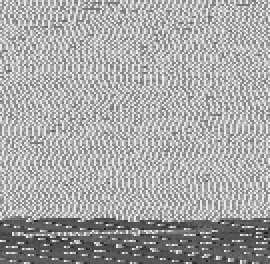
//> input picture Hw2/Chapter2_1.pgm, 135 x 132 px (shown 2 times larger)
$ ./image_rotate   (built with g++ and OpenCV 4)
//> lines starting //> are read from the running program, lines starting //| are printed output that depends on the picture
#include<opencv2/core/core.hpp>
#include<opencv2/imgproc/imgproc.hpp>
#include<opencv2/highgui/highgui.hpp>
#include<iostream>
#include<math.h>
#include<fstream>
#include<string>

using namespace cv;

#define SCALE 1   //缩放比例

// [6 lines of commented-out code are left out]

Mat imgRotate(Mat srcMat,int angle,int interpolation)
{
	double pi_angle = abs(angle * CV_PI / 180);//cos sin 函数需要用弧度值
	double w = 0., h = 0., w_r = 0., h_r = 0.;

	h = srcMat.rows;
	w = srcMat.cols;
	w_r = w*cos(pi_angle) + h*sin(pi_angle);//输出图像的宽
	h_r = h*cos(pi_angle) + w*sin(pi_angle);//输出图像的高

	Mat tempImg(h_r, w_r, srcMat.type(), Scalar(0));
	int roi_x = w_r / 2 - srcMat.cols / 2;//roi左上角的x坐标
	int roi_y = h_r / 2 - srcMat.rows / 2;//roi左上角的y坐标
	Rect roiRect(roi_x, roi_y, srcMat.cols, srcMat.rows);//roi矩形
	Mat tempImgRoi(tempImg, roiRect);//tempImg的中间部分，与原Mat关联，并不会创建一个新Mat
	srcMat.copyTo(tempImgRoi);//将原图复制到tempImg的中心

	Point2f center(w_r / 2, h_r / 2);//旋转中心
	Mat trans = getRotationMatrix2D(center, angle, SCALE);//计算旋转的仿射变换矩阵

	std::cout << "变换矩阵：" << std::endl;
	std::cout << trans.at<double>(0, 0) << ","
                << trans.at<double>(0, 1) << ","
                << trans.at<double>(0, 2) << ","
                << std::endl;
	std::cout << trans.at<double>(1, 0) << ","
                << trans.at<double>(1, 1) << ","
                << trans.at<double>(1, 2) << ","
                << std::endl;

    Mat dstMat;//旋转后的图像
	warpAffine(tempImg, dstMat, trans, Size(w_r, h_r), interpolation);//仿射变换

	return dstMat;

}

Mat imgRotateBack(Mat origin ,Mat src, int angle, int interpolation)
{
	double w = 0., h = 0.;

	h = src.rows;
	w = src.cols;

	Point2f center(w / 2, h / 2);//旋转中心
	Mat trans = getRotationMatrix2D(center, angle, SCALE);//计算旋转的仿射变换矩阵

	std::cout << "变换矩阵：" << std::endl;
	std::cout << trans.at<double>(0, 0) << ","
                << trans.at<double>(0, 1) << ","
                << trans.at<double>(0, 2) << ","
                << std::endl;
	std::cout << trans.at<double>(1, 0) << ","
                << trans.at<double>(1, 1) << ","
                << trans.at<double>(1, 2) << ","
                << std::endl;

    Mat dst_2;//旋转后的图像
	warpAffine(src, dst_2, trans, Size(w, h), interpolation);//仿射变换

	int roi_x = w / 2 - origin.cols / 2;//roi左上角的x坐标
	int roi_y = h / 2 - origin.rows / 2;//roi左上角的y坐标
	Rect roiRect(roi_x, roi_y, origin.cols, origin.rows);//roi矩形
	Mat tempImgRoi(dst_2, roiRect);//dst_2的中间部分
	std::cout << "rotate back img_columns: " << tempImgRoi.cols << std::endl;
	std::cout << "rotate back img_rows: " << tempImgRoi.rows << std::endl;
	return tempImgRoi;
}

void saveTxt(Mat &image, std::string path, std::string txt_name)
{//存成txt文件
	std::ofstream writer;
	writer.open(path + txt_name + ".txt");

	Mat input_image = image.clone();//复制实参到临时变量
	int n_r = input_image.rows;
	//列数*通道数等于每一行元素的个数
	int n_c = input_image.cols * input_image.channels();
	for (int j = 0; j<n_r; j++)
	{
		uchar* data = input_image.ptr<uchar>(j);
		for (int i = 0; i<n_c; i++)
		{
			if (writer.is_open())
			{
				writer << (int)data[i] << ","; //程序中处理的数据
				//writer.close();
			}
			else
			{
				std::cout << "不能打开文件!" << std::endl;
			}
			//std::cout << (int)data[i] << ",";
		}
		if (writer.is_open())
		{
			writer << std::endl; //message是程序中处理的数据
			//writer.close();
		}
		else
		{
			std::cout << "不能打开文件!" << std::endl;
		}
		//std::cout << std::endl;
	}
	writer.close();
    std::cout<< "img_txt saved." << std::endl;
}

int main()
{
    std::string path = "/home/su/code/DIP/Hw2/";
    std::string savePath = "opt/";
    Mat origin = imread(path+"Chapter2_1.pgm", 0);
//> origin is the input picture: 132 rows x 135 cols, CV_8UC1; min 31, max 239, mean 167.3

    for(int interpolation = 0; interpolation < 5; interpolation++)
    {
        std::string txt_src = "Chapter2_1_interpolation_" + std::to_string(interpolation);
        std::string txt_rotateBack = "img_rotate_interpolation_" + std::to_string(interpolation);

        std::cout << "src_img columns: " << origin.cols << std::endl;
        std::cout << "src_img rows: " << origin.rows << std::endl;

        saveTxt(origin, path+savePath , txt_src);

        //旋转角度(正值表示逆时针旋转)
        int angle_1 = -15;
        int angle_2 = 15;

        Mat rotatedImg = imgRotate(origin,angle_1,interpolation);
        Mat rotateBack = imgRotateBack(origin, rotatedImg, angle_2, interpolation);

        saveTxt(rotateBack, path+savePath , txt_rotateBack);

        // imshow("src", origin);
        // imshow("rotated", rotatedImg);
        // imshow("rotateBack", rotateBack);

        // 保存图像
        imwrite(path + savePath + "rotated_"+std::to_string(interpolation)+".jpg", rotatedImg);
        imwrite(path + savePath + "rotatedBack_"+std::to_string(interpolation)+".jpg", rotateBack);
    }
//> this loop made 5 passes
//> pass 1, in imgRotate, `warpAffine(tempImg, dstMat, trans, Size(w_r, h_r), interpolation);`:
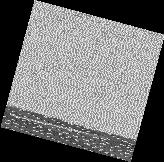
//> dstMat: 162 rows x 164 cols, CV_8UC1; min 0, max 239, mean 112.2
//> pass 1, in imgRotateBack, `warpAffine(src, dst_2, trans, Size(w, h), interpolation);`:
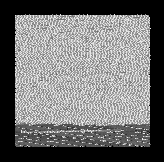
//> dst_2: 162 rows x 164 cols, CV_8UC1; min 0, max 239, mean 112.2
//> pass 1, in imgRotateBack, `Mat tempImgRoi(dst_2, roiRect);`:
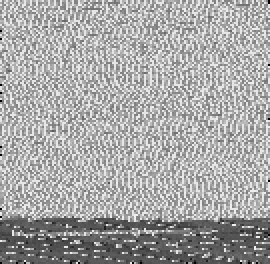
//> tempImgRoi: 132 rows x 135 cols, CV_8UC1 (shown 2 times larger); min 0, max 239, mean 167.1
//> pass 2, in imgRotate (call 2), `warpAffine(tempImg, dstMat, trans, Size(w_r, h_r), interpolation);`:
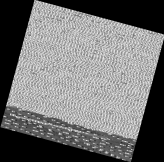
//> dstMat: 162 rows x 164 cols, CV_8UC1; min 0, max 237, mean 112.2

	waitKey(0);
	return 0;
}
